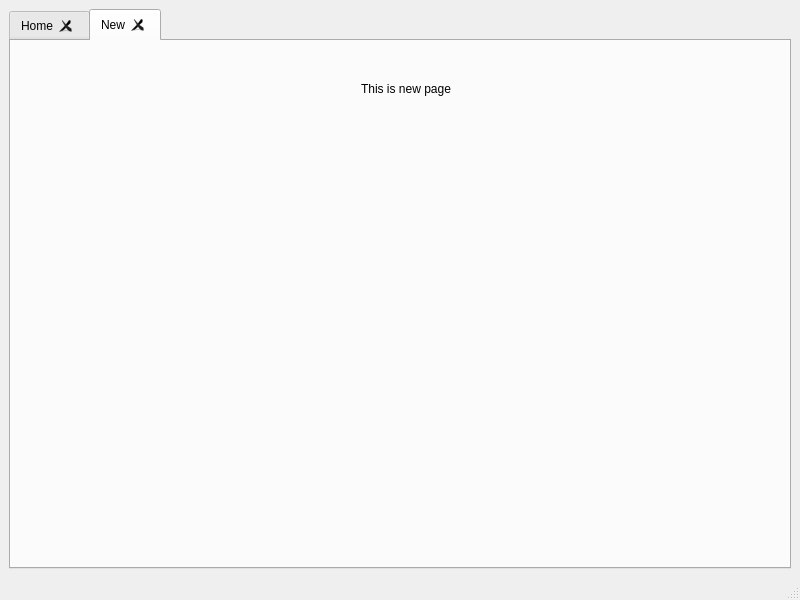
<?xml version="1.0" encoding="UTF-8"?>
<ui version="4.0">
 <class>MainWindow</class>
 <widget class="QMainWindow" name="MainWindow">
  <property name="geometry">
   <rect>
    <x>0</x>
    <y>0</y>
    <width>800</width>
    <height>600</height>
   </rect>
  </property>
  <property name="windowTitle">
   <string>MainWindow</string>
  </property>
  <widget class="QWidget" name="centralwidget">
   <layout class="QVBoxLayout" name="verticalLayout">
    <item>
     <widget class="QTabWidget" name="tabWidget">
      <property name="tabPosition">
       <enum>QTabWidget::North</enum>
      </property>
      <property name="tabShape">
       <enum>QTabWidget::Rounded</enum>
      </property>
      <property name="currentIndex">
       <number>1</number>
      </property>
      <property name="documentMode">
       <bool>false</bool>
      </property>
      <property name="tabsClosable">
       <bool>true</bool>
      </property>
      <property name="movable">
       <bool>true</bool>
      </property>
      <property name="tabBarAutoHide">
       <bool>false</bool>
      </property>
      <widget class="QWidget" name="tab_1">
       <attribute name="title">
        <string>Home</string>
       </attribute>
       <attribute name="toolTip">
        <string>this is home</string>
       </attribute>
       <layout class="QHBoxLayout" name="horizontalLayout">
        <item>
         <layout class="QVBoxLayout" name="verticalLayout_2">
          <item>
           <widget class="QLabel" name="label_3">
            <property name="text">
             <string>This is home page</string>
            </property>
           </widget>
          </item>
          <item>
           <widget class="QLabel" name="label_2">
            <property name="text">
             <string>Hi Azaru!</string>
            </property>
           </widget>
          </item>
         </layout>
        </item>
        <item>
         <widget class="QPushButton" name="pushButton">
          <property name="text">
           <string>Add tab</string>
          </property>
         </widget>
        </item>
        <item>
         <widget class="QLabel" name="label">
          <property name="text">
           <string/>
          </property>
         </widget>
        </item>
       </layout>
      </widget>
      <widget class="QWidget" name="tab_2">
       <attribute name="title">
        <string>New</string>
       </attribute>
       <widget class="QLabel" name="label_4">
        <property name="geometry">
         <rect>
          <x>350</x>
          <y>40</y>
          <width>351</width>
          <height>16</height>
         </rect>
        </property>
        <property name="text">
         <string>This is new page</string>
        </property>
       </widget>
      </widget>
     </widget>
    </item>
   </layout>
  </widget>
  <widget class="QMenuBar" name="menubar">
   <property name="geometry">
    <rect>
     <x>0</x>
     <y>0</y>
     <width>800</width>
     <height>26</height>
    </rect>
   </property>
  </widget>
  <widget class="QStatusBar" name="statusbar"/>
 </widget>
 <resources/>
 <connections/>
</ui>
